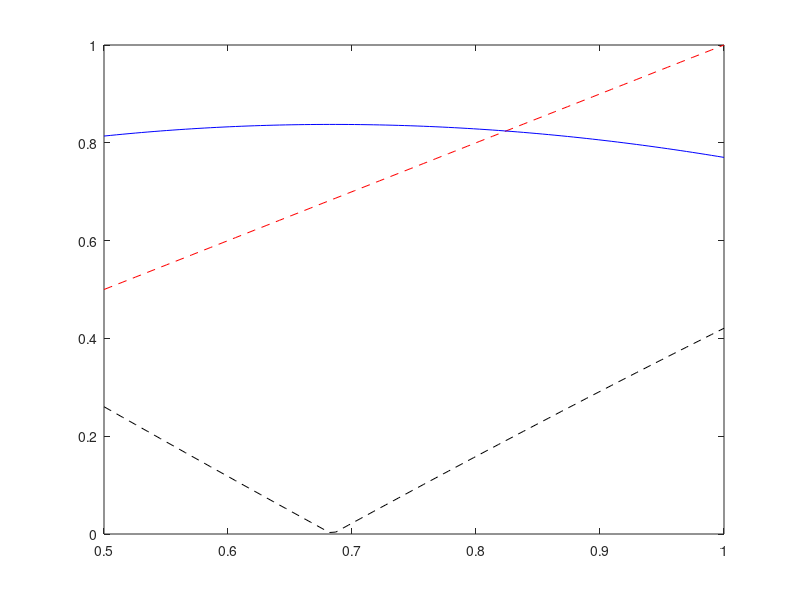

MATLAB code for this plot:
f = @(x) x.^2 - cos(x);
a=0.5;
b=1;

g = @(x,alpha) x - alpha*f(x);
fl = @(x) 2*x + sin(x);
gl = @(x,alpha) 1 - alpha*fl(x);

alpha=0.5

xx=linspace(a,b);
plot(xx,xx,'r--',...
     xx,g(xx,alpha),'b-',...
     xx,abs(gl(xx,alpha)),'k--') 
     
x=(a+b)/2;
for k=1:10
  x=g(x,alpha);
  printf("%1.4E\n",x)
endfor

